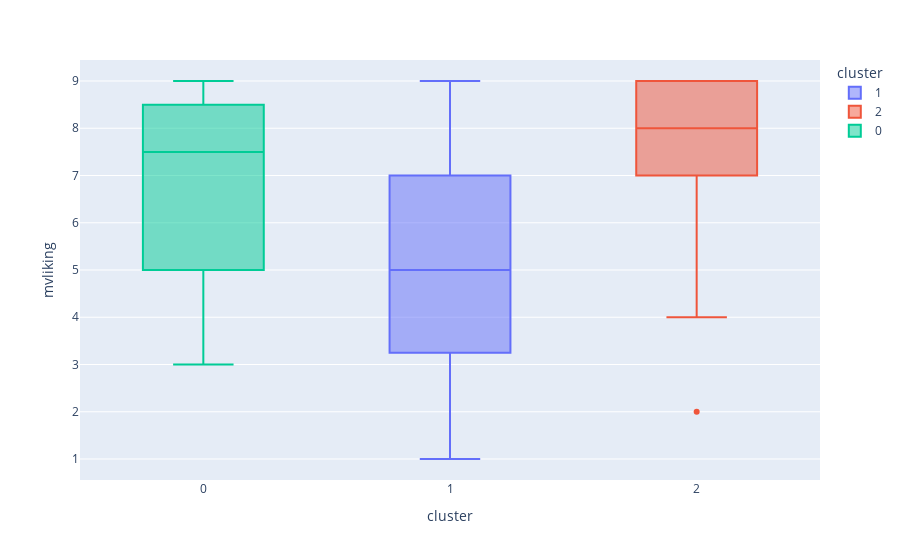

The notebook cell saved with this chart:
### Code cell
# From the mvliking column, the "female" feature has the second greatest correlation
# Checking the data distribution once both "female" and age are filtered
fig = px.box(data_frame=dfcomp.loc[(dfcomp["age"] >= 40) & (dfcomp["female"] == False), :], 
             x="cluster",
             y="mvliking",
             color="cluster")
fig.show()

### Figure 1 — Plotly figure (JSON) as saved in the notebook; plotly's stock layout.template omitted (floating-point values rounded to 4 significant figures)
{"data": [{"alignmentgroup": "True", "hovertemplate": "cluster=%{x}<br>mvliking=%{y}<extra></extra>", "legendgroup": "1", "marker": {"color": "#636efa"}, "name": "1", "notched": false, "offsetgroup": "1", "orientation": "v", "showlegend": true, "type": "box", "x": [1, 1, 1, 1, 1, 1, 1, 1, 1, 1, 1, 1, 1, 1, 1, 1, 1, 1, 1, 1, 1, 1, 1, 1, 1, 1, 1, 1, 1, 1, 1, 1, 1, 1, 1, 1, 1, 1, 1, 1, 1, 1, 1, 1, 1, 1, 1], "x0": " ", "xaxis": "x", "y": [2, 3, 2, 5, 3, 5, 1, 9, 4, 8, 7, 6, 2, 4, 9, 9, 5, 7, 7, 4, 6, 9, 5, 1, 9, 7, 6, 8, 5, 5, 1, 8, 9, 5, 4, 2, 4, 5, 3, 9, 4, 1, 1, 6, 4, 8, 7], "y0": " ", "yaxis": "y"}, {"alignmentgroup": "True", "hovertemplate": "cluster=%{x}<br>mvliking=%{y}<extra></extra>", "legendgroup": "2", "marker": {"color": "#EF553B"}, "name": "2", "notched": false, "offsetgroup": "2", "orientation": "v", "showlegend": true, "type": "box", "x": [2, 2, 2, 2, 2, 2, 2, 2, 2, 2, 2, 2, 2, 2, 2, 2, 2, 2, 2, 2, 2, 2, 2, 2, 2, 2, 2, 2, 2, 2, 2, 2, 2, 2], "x0": " ", "xaxis": "x", "y": [9, 9, 5, 6, 7, 9, 7, 9, 8, 9, 9, 9, 8, 2, 9, 8, 8, 8, 6, 9, 9, 8, 9, 7, 9, 5, 5, 8, 9, 5, 4, 9, 9, 9], "y0": " ", "yaxis": "y"}, {"alignmentgroup": "True", "hovertemplate": "cluster=%{x}<br>mvliking=%{y}<extra></extra>", "legendgroup": "0", "marker": {"color": "#00cc96"}, "name": "0", "notched": false, "offsetgroup": "0", "orientation": "v", "showlegend": true, "type": "box", "x": [0, 0, 0, 0, 0, 0, 0, 0], "x0": " ", "xaxis": "x", "y": [4, 6, 8, 8, 9, 3, 7, 9], "y0": " ", "yaxis": "y"}], "layout": {"boxmode": "overlay", "legend": {"title": {"text": "cluster"}, "tracegroupgap": 0}, "margin": {"t": 60}, "xaxis": {"anchor": "y", "categoryarray": [1, 2, 0], "categoryorder": "array", "domain": [0, 1], "title": {"text": "cluster"}}, "yaxis": {"anchor": "x", "domain": [0, 1], "title": {"text": "mvliking"}}}}
